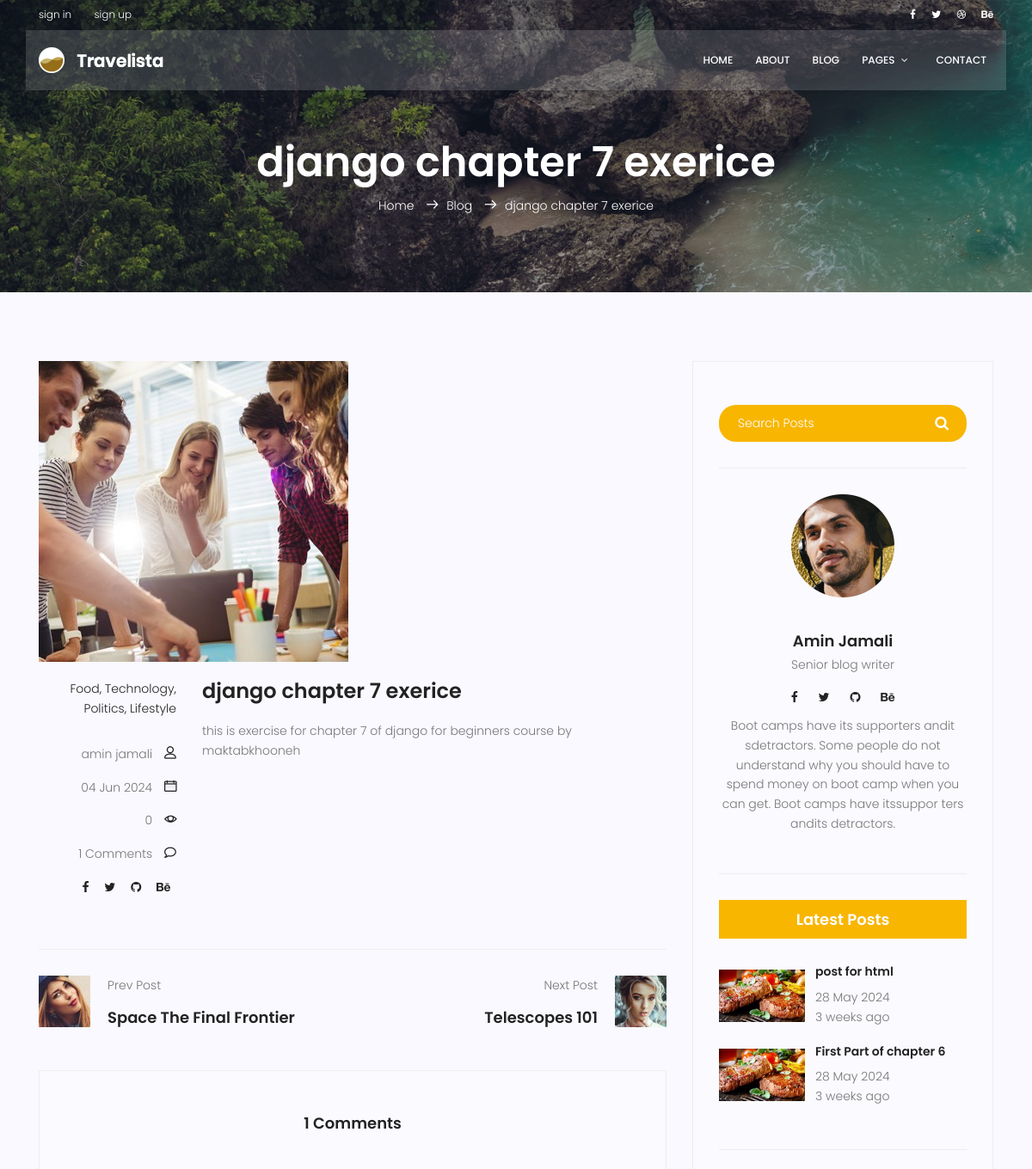
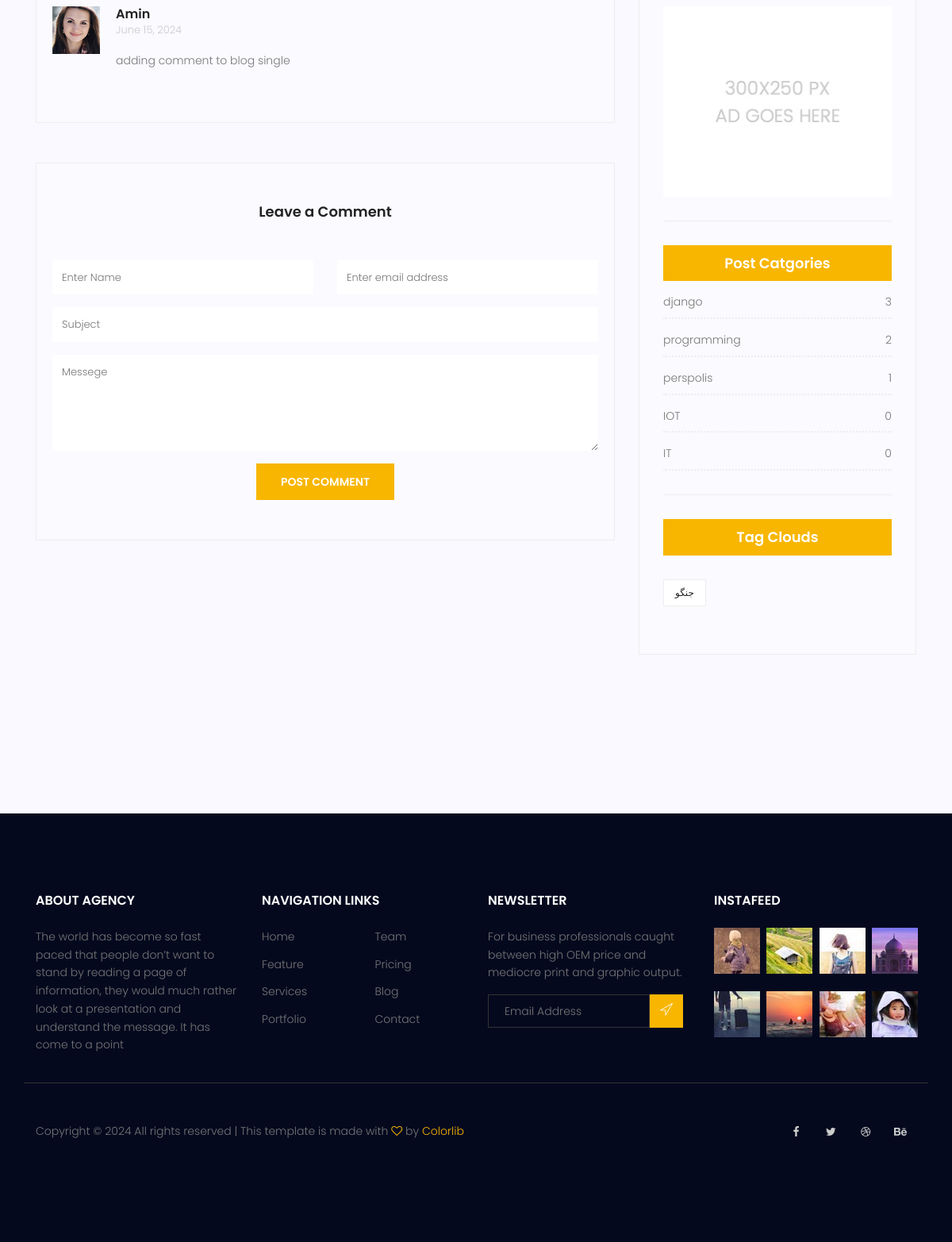
Screenshot of /blog/11 with the database file from the repository (2 pictures, top to bottom).
### blog/models.py (models this page shows, shortened)
class Post(models.Model):
    image = models.ImageField(upload_to = 'blog/', default='blog/default.jpj')
    author = models.ForeignKey(User, on_delete=models.SET_NULL, null=True)
    title = models.CharField(max_length=255)
    content = models.TextField()
    tags = TaggableManager()
    category = models.ManyToManyField(Category)
    counted_views = models.PositiveIntegerField(default=0)
    status = models.BooleanField(default=False)
    published_date = models.DateTimeField(null=True)
    created_at = models.DateTimeField(auto_now_add=True)
    updated_at = models.DateTimeField(auto_now=True)
    login_require = models.BooleanField(default=False)
    class Meta:
        ordering = ('-created_at',)

class Comment(models.Model):
    post = models.ForeignKey(Post, on_delete=models.CASCADE)
    name = models.CharField(max_length=64)
    email = models.EmailField()
    subject = models.CharField(max_length=164)
    message = models.TextField()
    approved = models.BooleanField(default=False)
    created_at = models.DateTimeField(auto_now_add=True)
    updated_at = models.DateTimeField(auto_now=True)
    class Meta:
        ordering = ['-created_at']

class Category(models.Model):
    name = models.CharField(max_length=255)
    def __str__(self) -> str:
        return self.name

### blog/views.py (the view, shortened to what this page needs)
# urls.py: path('<int:pid>', blog_single, name='single'),
def blog_single(request, pid):
    posts = Post.objects.filter(status=1)
    post = get_object_or_404(posts, pk=pid)
    if post.login_require and  not request.user.is_authenticated:
        return redirect(reverse('accounts:login'))
    comments = Comment.objects.filter(post=post.id, approved=True)
    form = CommentForm()
    context = {'post':post, 'comments':comments, 'form':form}
    return render(request, 'blog/blog-single.html', context)

### blog/forms.py
class CommentForm(forms.ModelForm):
    class Meta:
        model = Comment
        fields = ['name', 'email', 'subject', 'message']

### blog/templatetags/blog_tags.py (called while the page is built)
@register.inclusion_tag('blog/blog-latest-posts.html')
def latest_posts(arg=3):
    posts = Post.objects.filter(status=1).order_by('published_date')[:arg]
    return {'posts':posts}

@register.inclusion_tag('blog/blog-post-categories.html')
def postcategories():
    posts = Post.objects.filter(status=1)
    categories = Category.objects.all()
    cat_dict = {}
    for name in categories:
        cat_dict[name] = posts.filter(category=name).count()
    cat_dict = dict(sorted(cat_dict.items(), key=lambda item:item[1], reverse=True))
    return {'categories': cat_dict}

### templates/blog/blog-single.html (shortened to what this page needs)
{% extends "base.html" %}
{% load static %}
{% load blog_tags %}
{% load humanize %}
{% block content %}
			<section class="relative about-banner">
				<div class="overlay overlay-bg"></div>
				<div class="container">
					<div class="row d-flex align-items-center justify-content-center">
						<div class="about-content col-lg-12">
							<h1 class="text-white">
								{{post.title}}
							</h1>
							<p class="text-white link-nav"><a href="{% url 'website:index' %}">Home </a>  <span class="lnr lnr-arrow-right"></span><a href="{% url 'blog:index' %}">Blog </a> <span class="lnr lnr-arrow-right"></span>{{post.title}}</p>
						</div>
					</div>
				</div>
			</section>
			<section class="post-content-area single-post-area">
				<div class="container">
					<div class="row">
						<div class="col-lg-8 posts-list">
							<div class="single-post row">
								<div class="col-lg-12">
									<div class="feature-img">
										<img class="img-fluid" src="{{post.image.url}}" alt="">
									</div>
								</div>
								<div class="col-lg-3  col-md-3 meta-details">
									<ul class="tags">
										<li><a href="#">Food,</a></li>
										<li><a href="#">Technology,</a></li>
										<li><a href="#">Politics,</a></li>
										<li><a href="#">Lifestyle</a></li>
									</ul>
									<div class="user-details row">
										<p class="user-name col-lg-12 col-md-12 col-6"><a href="#">{{post.author.get_full_name}}</a> <span class="lnr lnr-user"></span></p>
										<p class="date col-lg-12 col-md-12 col-6"><a href="{% url 'blog:author' author_username=post.author.username %}">{{post.published_date|date:"d M Y"}}</a> <span class="lnr lnr-calendar-full"></span></p>
										<p class="view col-lg-12 col-md-12 col-6"><a href="#">{{post.counted_views}}</a> <span class="lnr lnr-eye"></span></p>
										<p class="comments col-lg-12 col-md-12 col-6"><a href="#">{{comments|length}} Comments</a> <span class="lnr lnr-bubble"></span></p>
										<ul class="social-links col-lg-12 col-md-12 col-6">
											<li><a href="#"><i class="fa fa-facebook"></i></a></li>
											<li><a href="#"><i class="fa fa-twitter"></i></a></li>
											<li><a href="#"><i class="fa fa-github"></i></a></li>
											<li><a href="#"><i class="fa fa-behance"></i></a></li>
										</ul>
									</div>
								</div>
								<div class="col-lg-9 col-md-9">
									<h3 class="mt-20 mb-20">{{post.title}}</h3>
									<p class="excert">
										{{post.content|safe}}
									</p>
								</div>
							</div>
							<div class="navigation-area">
								<div class="row">
									<div class="col-lg-6 col-md-6 col-12 nav-left flex-row d-flex justify-content-start align-items-center">
										<div class="thumb">
											<a href="#"><img class="img-fluid" src="{% static 'img/blog/prev.jpg' %}" alt=""></a>
										</div>
										<div class="arrow">
											<a href="#"></a>
										</div>
										<div class="detials">
											<p>Prev Post</p>
											<a href="#"><h4>Space The Final Frontier</h4></a>
										</div>
									</div>
									<div class="col-lg-6 col-md-6 col-12 nav-right flex-row d-flex justify-content-end align-items-center">
										<div class="detials">
											<p>Next Post</p>
											<a href="#"><h4>Telescopes 101</h4></a>
										</div>
										<div class="arrow">
											<a href="#"></a>
										</div>
										<div class="thumb">
											<a href="#"><img class="img-fluid" src="{% static 'img/blog/next.jpg' %}" alt=""></a>
										</div>
									</div>
								</div>
							</div>
							<div class="comments-area">
									<h4>{{ comments|length }} Comments</h4>
									{% for comment in comments %}
									<div class="comment-list">
										<div class="single-comment justify-content-between d-flex">
											<div class="user justify-content-between d-flex">
												<div class="thumb">
													<img src="{% static 'img/blog/c1.jpg' %}" alt="">
												</div>
												<div class="desc">
													<h5><a href="#">{{comment.name}}</a></h5>
													<p class="date">{{comment.created_at|naturalday}}</p>
													<p class="comment">
														{{comment.message}}
													</p>
												</div>
											</div>
										</div>
									</div>
									{% empty %}
									<p>No comments yet, Be the first one to Share your thoughts</p>
									{% endfor %}
							</div>
							<div class="comment-form">
								<h4>Leave a Comment</h4>
								<form method="POST" action="{% url 'blog:single' post.id %}">  {% csrf_token %}
									<div class="form-group form-inline">
										{% if user.is_authenticated %}
										<div class="form-group col-lg-6 col-md-12 name">
											<input type="hidden" value={{user.first_name}} class="form-control" name="name" placeholder="Enter Name" onfocus="this.placeholder = ''" onblur="this.placeholder = 'Enter Name'">
										</div>
										<div class="form-group col-lg-6 col-md-12 email">
											<input type="hidden" value={{user.email}} class="form-control" name="email" placeholder="Enter email address" onfocus="this.placeholder = ''" onblur="this.placeholder = 'Enter email address'">
										</div>
										{%else%}
										<div class="form-group col-lg-6 col-md-12 name">
										  <input type="text" class="form-control" name="name" placeholder="Enter Name" onfocus="this.placeholder = ''" onblur="this.placeholder = 'Enter Name'">
										</div>
										<div class="form-group col-lg-6 col-md-12 email">
										  <input type="email" class="form-control" name="email" placeholder="Enter email address" onfocus="this.placeholder = ''" onblur="this.placeholder = 'Enter email address'">
										</div>
										{% endif %}
									</div>
									<div class="form-group">
										<input type="text" class="form-control" name="subject" placeholder="Subject" onfocus="this.placeholder = ''" onblur="this.placeholder = 'Subject'">
									</div>
									<div class="form-group">
										<textarea class="form-control mb-10" rows="5" name="message" placeholder="Messege" onfocus="this.placeholder = ''" onblur="this.placeholder = 'Messege'" required=""></textarea>
									</div>
									<button type='submit' class="primary-btn text-uppercase">Post Comment</button>
								</form>
							</div>
							</div>
						<div class="col-lg-4 sidebar-widgets">
							<div class="widget-wrap">
								{% include "blog/blog-search.html" %}
								{% include "blog/blog-writer.html" %}
								{% latest_posts 2 %}
								{% include "blog/blog-ads.html" %}
								{% postcategories %}
								{% include "blog/blog-tags.html" %}
							</div>
						</div>
					</div>
				</div>
			</section>
{% endblock content %}

### templates/blog/blog-latest-posts.html
{% load humanize %}
<div class="single-sidebar-widget popular-post-widget">
    <h4 class="popular-title">Latest Posts</h4>
    <div class="popular-post-list">
        {% for post in posts %}
        <div class="single-post-list d-flex flex-row align-items-center">
            <div class="thumb">
                <img class="img-fluid" src="{{post.image.url}}" alt="">
            </div>
            <div class="details">
                <a href="{% url 'blog:single' pid=post.id %}"><h6>{{post.title}}</h6></a>
                <p>{{post.published_date|date:"d M Y"}}</p>
                <p>{{post.published_date|naturaltime}}</p>
            </div>
        </div>
        {% endfor %}
    </div>
</div>

### templates/blog/blog-post-categories.html
<div class="single-sidebar-widget post-category-widget">
    <h4 class="category-title">Post Catgories</h4>
    <ul class="cat-list">
        {% for cat, count in categories.items %}
        <li>
            <a href="{% url 'blog:category' cat_name=cat %}" class="d-flex justify-content-between">
                <p>{{cat}}</p>
                <p>{{count}}</p>
            </a>
        </li>
        {%endfor %}
    </ul>
</div>

### templates/blog/blog-tags.html
<div class="single-sidebar-widget tag-cloud-widget">
    <h4 class="tagcloud-title">Tag Clouds</h4>
    <ul>
        {% for tag in post.tags.all %}
        <li><a href="{% url 'blog:tag' tag_name=tag.name %}">{{tag.name}}</a></li>
        {% endfor %}
    </ul>
</div>

### rows the page displays
Post: title "django chapter 7 exerice", image (picture), author.get_full_name "amin jamali", published_date "04 Jun 2024", counted_views "0", content "this is exercise for chapter 7 of django for beginners course by maktabkhooneh"
Comment: name "Amin", created_at "June 15, 2024", message "adding comment to blog single"
Post: image (picture), title "post for html", published_date "28 May 2024", published_date "3 weeks ago"
Post: image (picture), title "First Part of chapter 6", published_date "28 May 2024", published_date "3 weeks ago"
Category: name "django", count "3"
Category: name "programming", count "2"
Category: name "perspolis", count "1"
Category: name "IOT", count "0"
Category: name "IT", count "0"
Tag: name "جنگو"

### other values shown
{{ comments|length }} "1"
